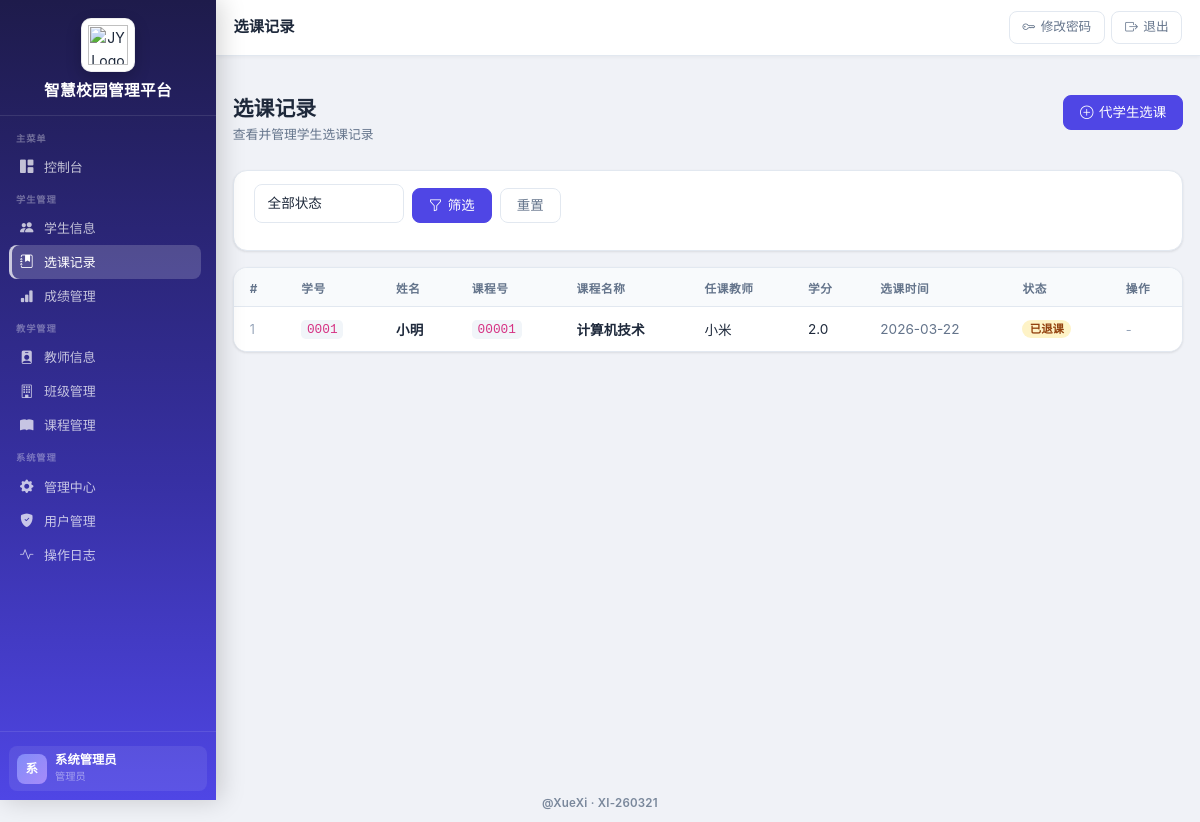
Page /enrollments (signed in) on the earlier database version.
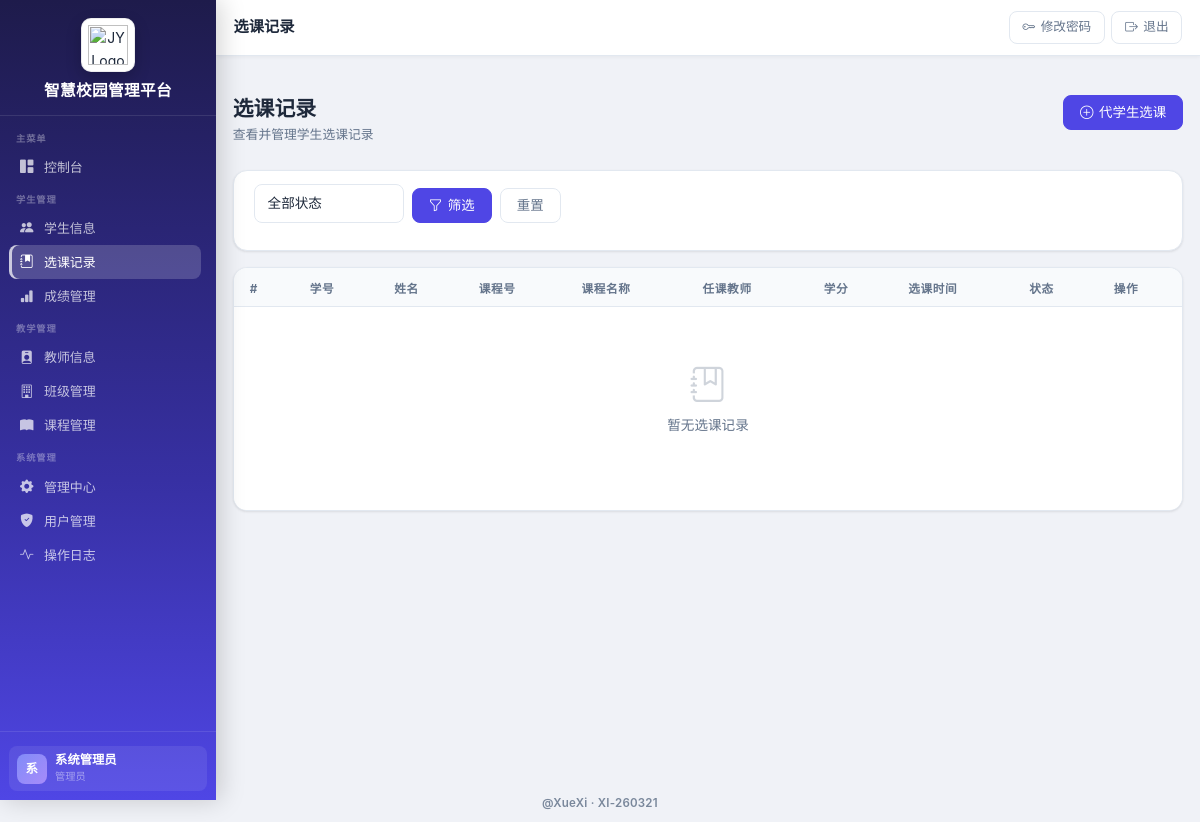
Same page on the later database version.
### app.py (models this page shows)
class Enrollment(db.Model):
    __tablename__ = "enrollments"
    id = db.Column(db.Integer, primary_key=True)
    student_id = db.Column(db.Integer, db.ForeignKey("students.id"), nullable=False)
    course_id = db.Column(db.Integer, db.ForeignKey("courses.id"), nullable=False)
    score = db.Column(db.Float)
    grade = db.Column(db.String(5))  # 等级 A, B, C, D, F
    status = db.Column(db.String(20), default="enrolled")  # enrolled, withdrawn, completed
    enrollment_date = db.Column(db.DateTime, default=datetime.utcnow)
    completion_date = db.Column(db.DateTime)
    created_at = db.Column(db.DateTime, default=datetime.utcnow)
    updated_at = db.Column(db.DateTime, default=datetime.utcnow, onupdate=datetime.utcnow)
    __table_args__ = (db.UniqueConstraint("student_id", "course_id", name="unique_student_course"),)

class Student(db.Model):
    __tablename__ = "students"
    id = db.Column(db.Integer, primary_key=True)
    user_id = db.Column(db.Integer, db.ForeignKey("users.id"), unique=True)
    student_no = db.Column(db.String(50), unique=True, nullable=False)
    name = db.Column(db.String(100), nullable=False)
    gender = db.Column(db.String(10))
    age = db.Column(db.Integer)
    class_id = db.Column(db.Integer, db.ForeignKey("classes.id"))
    phone = db.Column(db.String(20))
    email = db.Column(db.String(100))
    major = db.Column(db.String(100))
    status = db.Column(db.String(20), default="enrolled")  # enrolled, leave, return, dropout
    id_number = db.Column(db.String(50), unique=True)
    enrollment_date = db.Column(db.Date)
    created_at = db.Column(db.DateTime, default=datetime.utcnow)
    updated_at = db.Column(db.DateTime, default=datetime.utcnow, onupdate=datetime.utcnow)
    user = db.relationship("User", backref="student_profile")
    enrollments = db.relationship("Enrollment", backref="student", lazy=True)
    status_changes = db.relationship("StudentStatusChange", backref="student", lazy=True)

class Course(db.Model):
    __tablename__ = "courses"
    id = db.Column(db.Integer, primary_key=True)
    course_no = db.Column(db.String(50), unique=True, nullable=False)
    course_name = db.Column(db.String(100), nullable=False)
    credits = db.Column(db.Float)  # 学分
    hours = db.Column(db.Integer)  # 学时
    teacher_id = db.Column(db.Integer, db.ForeignKey("teachers.id"))
    max_capacity = db.Column(db.Integer, default=50)
    semester = db.Column(db.String(20))  # 学期 如 2024-1
    status = db.Column(db.String(20), default="open")  # open, closed
    created_at = db.Column(db.DateTime, default=datetime.utcnow)
    updated_at = db.Column(db.DateTime, default=datetime.utcnow, onupdate=datetime.utcnow)
    enrollments = db.relationship("Enrollment", backref="course", lazy=True)
    co_teachers = db.relationship("Teacher", secondary=course_teacher_links, back_populates="co_courses")

class Teacher(db.Model):
    __tablename__ = "teachers"
    id = db.Column(db.Integer, primary_key=True)
    user_id = db.Column(db.Integer, db.ForeignKey("users.id"), unique=True)
    teacher_no = db.Column(db.String(50), unique=True, nullable=False)
    name = db.Column(db.String(100), nullable=False)
    gender = db.Column(db.String(10))
    department = db.Column(db.String(100))
    phone = db.Column(db.String(20))
    email = db.Column(db.String(100))
    qualification = db.Column(db.String(100))  # 学位
    hire_date = db.Column(db.Date)
    created_at = db.Column(db.DateTime, default=datetime.utcnow)
    updated_at = db.Column(db.DateTime, default=datetime.utcnow, onupdate=datetime.utcnow)
    user = db.relationship("User", backref="teacher_profile")
    courses = db.relationship("Course", backref="teacher", lazy=True)
    co_courses = db.relationship("Course", secondary=course_teacher_links, back_populates="co_teachers")

### app.py (the view)
@app.route("/enrollments")
@login_required
def list_enrollments():
    if session.get("role") == "teacher" and not _is_counselor(session.get("user_id")):
        flash("任课老师只能管理成绩，不能进行班级管理", "warning")
        return redirect(url_for("list_scores"))
    status = request.args.get("status", "").strip()
    q = Enrollment.query.join(Course, Enrollment.course_id == Course.id).join(Student, Enrollment.student_id == Student.id)
    if session.get("role") == "student":
        student = Student.query.filter_by(user_id=session["user_id"]).first()
        if not student:
            flash("当前账号未绑定学生档案，请联系管理员处理", "warning")
            return redirect(url_for("dashboard"))
        q = q.filter(Enrollment.student_id == student.id)
    elif session.get("role") == "teacher":
        managed_ids = _teacher_managed_class_ids(session["user_id"])
        if managed_ids:
            q = q.filter(Student.class_id.in_(managed_ids))
        else:
            q = q.filter(Enrollment.id == -1)
    else:
        q = q
    if status:
        q = q.filter(Enrollment.status == status)
    enrollments = q.order_by(Enrollment.enrollment_date.desc()).all()
    return render_template("enrollments/list.html", enrollments=enrollments, status=status)

### app.py (called while the page is built)
def login_required(f):
    @wraps(f)
    def decorated_function(*args, **kwargs):
        if "user_id" not in session:
            flash("请先登录", "warning")
            return redirect(url_for("login"))
        return f(*args, **kwargs)
    return decorated_function

@app.context_processor
def inject_role_flags():
    role = session.get("role")
    user_id = session.get("user_id")
    return {
        "is_counselor": role == "teacher" and _is_counselor(user_id)
    }

### templates/enrollments/list.html (shortened to what this page needs)
﻿{% extends "base.html" %}
{% block page_title %}选课记录{% endblock %}
{% block content %}
<div class="page-header">
  <div>
    <h1 class="page-title">{% if session.role == 'student' %}我的选课{% else %}选课记录{% endif %}</h1>
    <p class="page-subtitle">{% if session.role == 'student' %}查看您已选的所有课程{% else %}查看并管理学生选课记录{% endif %}</p>
  </div>
  {% if session.role == 'admin' %}
  <a href="{{ url_for('admin_add_enrollment') }}" class="btn btn-primary">
    <i class="bi bi-plus-circle"></i> 代学生选课
  </a>
  {% endif %}
</div>
<div class="card mb-3">
  <div class="card-body" style="padding:.85rem 1.25rem">
    <form method="get" class="search-bar">
      <select class="form-select" name="status" style="width:150px;flex-shrink:0">
        <option value="">全部状态</option>
      </select>
      <button class="btn btn-primary" type="submit"><i class="bi bi-funnel"></i> 筛选</button>
      <a href="{{ url_for('list_enrollments') }}" class="btn btn-outline-secondary">重置</a>
    </form>
  </div>
</div>
<div class="table-card">
  <div class="table-responsive">
    <table class="table">
      <thead>
        <tr>
          <th>#</th>
          {% if session.role != 'student' %}
          <th>学号</th>
          <th>姓名</th>
          {% endif %}
          <th>课程号</th>
          <th>课程名称</th>
          <th>任课教师</th>
          <th>学分</th>
          <th>选课时间</th>
          <th>状态</th>
          <th>操作</th>
        </tr>
      </thead>
      <tbody>
        {% if enrollments %}
        {% for e in enrollments %}
        <tr>
          <td style="color:#94a3b8;font-size:.78rem">{{ loop.index }}</td>
          {% if session.role != 'student' %}
          <td><code style="background:#f1f5f9;padding:.15em .45em;border-radius:.3rem;font-size:.8rem">{{ e.student.student_no }}</code></td>
          <td class="fw-semibold">{{ e.student.name }}</td>
          {% endif %}
          <td><code style="background:#f1f5f9;padding:.15em .45em;border-radius:.3rem;font-size:.8rem">{{ e.course.course_no }}</code></td>
          <td class="fw-semibold">{{ e.course.course_name }}</td>
          <td>{{ e.course.teacher.name if e.course.teacher else '' }}</td>
          <td>{{ e.course.credits or '' }}</td>
          <td style="color:#64748b">{{ e.enrollment_date.strftime('%Y-%m-%d') if e.enrollment_date else '' }}</td>
          <td>
            {% if e.status == 'enrolled' %}
            <span class="badge badge-success"><i class="bi bi-circle-fill" style="font-size:.45em"></i> 已选</span>
            {% elif e.status == 'withdrawn' %}
            <span class="badge badge-warning">已退课</span>
            {% else %}
            <span class="badge badge-secondary">{{ e.status }}</span>
            {% endif %}
          </td>
          <td>
            {% if e.status == 'enrolled' and session.role in ['admin', 'teacher'] %}
            <form method="post" action="{{ url_for('withdraw_enrollment', enrollment_id=e.id) }}" style="display:inline" onsubmit="return confirm('确认将该选课记录设为退课吗？')">
              <button class="btn btn-sm btn-outline-danger" type="submit">退课</button>
            </form>
            {% else %}
            <span style="color:#94a3b8;font-size:.8rem">-</span>
            {% endif %}
          </td>
        </tr>
        {% endfor %}
        {% else %}
        <tr>
          <td colspan="10">
            <div class="no-data">
              <i class="bi bi-journal-bookmark"></i>
              <p>暂无选课记录</p>
            </div>
          </td>
        </tr>
        {% endif %}
      </tbody>
    </table>
  </div>
</div>
{% endblock %}

Differences in the rows shown:
removed Enrollment: student.student_no "0001", student.name "小明", course.course_no "00001", course.course_name "计算机技术", course.teacher "小米", course "2.0", enrollment_date "2026-03-22", status "已退课"
Other differences:
text now shown: "暂无选课记录"
